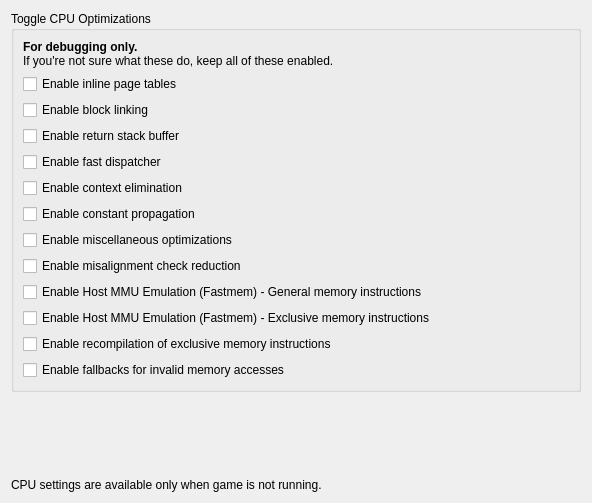
<?xml version="1.0" encoding="UTF-8"?>
<ui version="4.0">
 <class>ConfigureCpuDebug</class>
 <widget class="QWidget" name="ConfigureCpuDebug">
  <property name="geometry">
   <rect>
    <x>0</x>
    <y>0</y>
    <width>592</width>
    <height>503</height>
   </rect>
  </property>
  <property name="windowTitle">
   <string>Form</string>
  </property>
  <property name="accessibleName">
   <string>CPU</string>
  </property>
  <layout class="QVBoxLayout">
   <item>
    <layout class="QVBoxLayout">
     <item>
      <widget class="QGroupBox" name="groupBox">
       <property name="title">
        <string>Toggle CPU Optimizations</string>
       </property>
       <layout class="QVBoxLayout">
        <item>
         <widget class="QLabel" name="label">
          <property name="text">
           <string>&lt;html&gt;&lt;head/&gt;&lt;body&gt;&lt;p&gt;&lt;span style=&quot; font-weight:600;&quot;&gt;For debugging only.&lt;/span&gt;&lt;br/&gt;If you're not sure what these do, keep all of these enabled.&lt;/p&gt;&lt;/body&gt;&lt;/html&gt;</string>
          </property>
          <property name="wordWrap">
           <bool>false</bool>
          </property>
         </widget>
        </item>
        <item>
         <widget class="QCheckBox" name="cpuopt_page_tables">
          <property name="toolTip">
           <string>
            &lt;div style=&quot;white-space: nowrap&quot;&gt;This optimization speeds up memory accesses by the guest program.&lt;/div&gt;
            &lt;div style=&quot;white-space: nowrap&quot;&gt;Enabling it inlines accesses to PageTable::pointers into emitted code.&lt;/div&gt;
            &lt;div style=&quot;white-space: nowrap&quot;&gt;Disabling this forces all memory accesses to go through the Memory::Read/Memory::Write functions.&lt;/div&gt;
           </string>
          </property>
          <property name="text">
           <string>Enable inline page tables</string>
          </property>
         </widget>
        </item>
        <item>
         <widget class="QCheckBox" name="cpuopt_block_linking">
          <property name="toolTip">
           <string>
            &lt;div&gt;This optimization avoids dispatcher lookups by allowing emitted basic blocks to jump directly to other basic blocks if the destination PC is static.&lt;/div&gt;
           </string>
          </property>
          <property name="text">
           <string>Enable block linking</string>
          </property>
         </widget>
        </item>
        <item>
         <widget class="QCheckBox" name="cpuopt_return_stack_buffer">
          <property name="toolTip">
           <string>
            &lt;div&gt;This optimization avoids dispatcher lookups by keeping track potential return addresses of BL instructions. This approximates what happens with a return stack buffer on a real CPU.&lt;/div&gt;
           </string>
          </property>
          <property name="text">
           <string>Enable return stack buffer</string>
          </property>
         </widget>
        </item>
        <item>
         <widget class="QCheckBox" name="cpuopt_fast_dispatcher">
          <property name="toolTip">
           <string>
            &lt;div&gt;Enable a two-tiered dispatch system. A faster dispatcher written in assembly has a small MRU cache of jump destinations is used first. If that fails, dispatch falls back to the slower C++ dispatcher.&lt;/div&gt;
           </string>
          </property>
          <property name="text">
           <string>Enable fast dispatcher</string>
          </property>
         </widget>
        </item>
        <item>
         <widget class="QCheckBox" name="cpuopt_context_elimination">
          <property name="toolTip">
           <string>
            &lt;div&gt;Enables an IR optimization that reduces unnecessary accesses to the CPU context structure.&lt;/div&gt;
           </string>
          </property>
          <property name="text">
           <string>Enable context elimination</string>
          </property>
         </widget>
        </item>
        <item>
         <widget class="QCheckBox" name="cpuopt_const_prop">
          <property name="toolTip">
           <string>
            &lt;div&gt;Enables IR optimizations that involve constant propagation.&lt;/div&gt;
           </string>
          </property>
          <property name="text">
           <string>Enable constant propagation</string>
          </property>
         </widget>
        </item>
        <item>
         <widget class="QCheckBox" name="cpuopt_misc_ir">
          <property name="toolTip">
           <string>
            &lt;div&gt;Enables miscellaneous IR optimizations.&lt;/div&gt;
           </string>
          </property>
          <property name="text">
           <string>Enable miscellaneous optimizations</string>
          </property>
         </widget>
        </item>
        <item>
         <widget class="QCheckBox" name="cpuopt_reduce_misalign_checks">
          <property name="toolTip">
           <string>
            &lt;div style=&quot;white-space: nowrap&quot;&gt;When enabled, a misalignment is only triggered when an access crosses a page boundary.&lt;/div&gt;
            &lt;div style=&quot;white-space: nowrap&quot;&gt;When disabled, a misalignment is triggered on all misaligned accesses.&lt;/div&gt;
           </string>
          </property>
          <property name="text">
           <string>Enable misalignment check reduction</string>
          </property>
         </widget>
        </item>
        <item>
         <widget class="QCheckBox" name="cpuopt_fastmem">
          <property name="toolTip">
           <string>
            &lt;div style=&quot;white-space: nowrap&quot;&gt;This optimization speeds up memory accesses by the guest program.&lt;/div&gt;
            &lt;div style=&quot;white-space: nowrap&quot;&gt;Enabling it causes guest memory reads/writes to be done directly into memory and make use of Host's MMU.&lt;/div&gt;
            &lt;div style=&quot;white-space: nowrap&quot;&gt;Disabling this forces all memory accesses to use Software MMU Emulation.&lt;/div&gt;
           </string>
          </property>
          <property name="text">
           <string>Enable Host MMU Emulation (Fastmem) - General memory instructions</string>
          </property>
         </widget>
        </item>
        <item>
         <widget class="QCheckBox" name="cpuopt_fastmem_exclusives">
          <property name="toolTip">
           <string>
            &lt;div style=&quot;white-space: nowrap&quot;&gt;This optimization speeds up exclusive memory accesses by the guest program.&lt;/div&gt;
            &lt;div style=&quot;white-space: nowrap&quot;&gt;Enabling it causes guest exclusive memory reads/writes to be done directly into memory and make use of Host's MMU.&lt;/div&gt;
            &lt;div style=&quot;white-space: nowrap&quot;&gt;Disabling this forces all exclusive memory accesses to use Software MMU Emulation.&lt;/div&gt;
           </string>
          </property>
          <property name="text">
           <string>Enable Host MMU Emulation (Fastmem) - Exclusive memory instructions</string>
          </property>
         </widget>
        </item>
        <item>
         <widget class="QCheckBox" name="cpuopt_recompile_exclusives">
          <property name="toolTip">
           <string>
            &lt;div style=&quot;white-space: nowrap&quot;&gt;This optimization speeds up exclusive memory accesses by the guest program.&lt;/div&gt;
            &lt;div style=&quot;white-space: nowrap&quot;&gt;Enabling it reduces the overhead of fastmem failure of exclusive memory accesses.&lt;/div&gt;
           </string>
          </property>
          <property name="text">
           <string>Enable recompilation of exclusive memory instructions</string>
          </property>
         </widget>
        </item>
        <item>
         <widget class="QCheckBox" name="cpuopt_ignore_memory_aborts">
          <property name="toolTip">
           <string>
            &lt;div style=&quot;white-space: nowrap&quot;&gt;This optimization speeds up memory accesses by allowing invalid memory accesses to succeed.&lt;/div&gt;
            &lt;div style=&quot;white-space: nowrap&quot;&gt;Enabling it reduces the overhead of all memory accesses and has no impact on programs that don't access invalid memory.&lt;/div&gt;
           </string>
          </property>
          <property name="text">
           <string>Enable fallbacks for invalid memory accesses</string>
          </property>
         </widget>
        </item>
       </layout>
      </widget>
     </item>
    </layout>
   </item>
   <item>
    <spacer name="verticalSpacer">
     <property name="orientation">
      <enum>Qt::Vertical</enum>
     </property>
     <property name="sizeHint" stdset="0">
      <size>
       <width>20</width>
       <height>40</height>
      </size>
     </property>
    </spacer>
   </item>
   <item>
    <widget class="QLabel" name="label_disable_info">
     <property name="text">
      <string>CPU settings are available only when game is not running.</string>
     </property>
     <property name="wordWrap">
      <bool>true</bool>
     </property>
    </widget>
   </item>
  </layout>
 </widget>
 <resources/>
 <connections/>
</ui>
